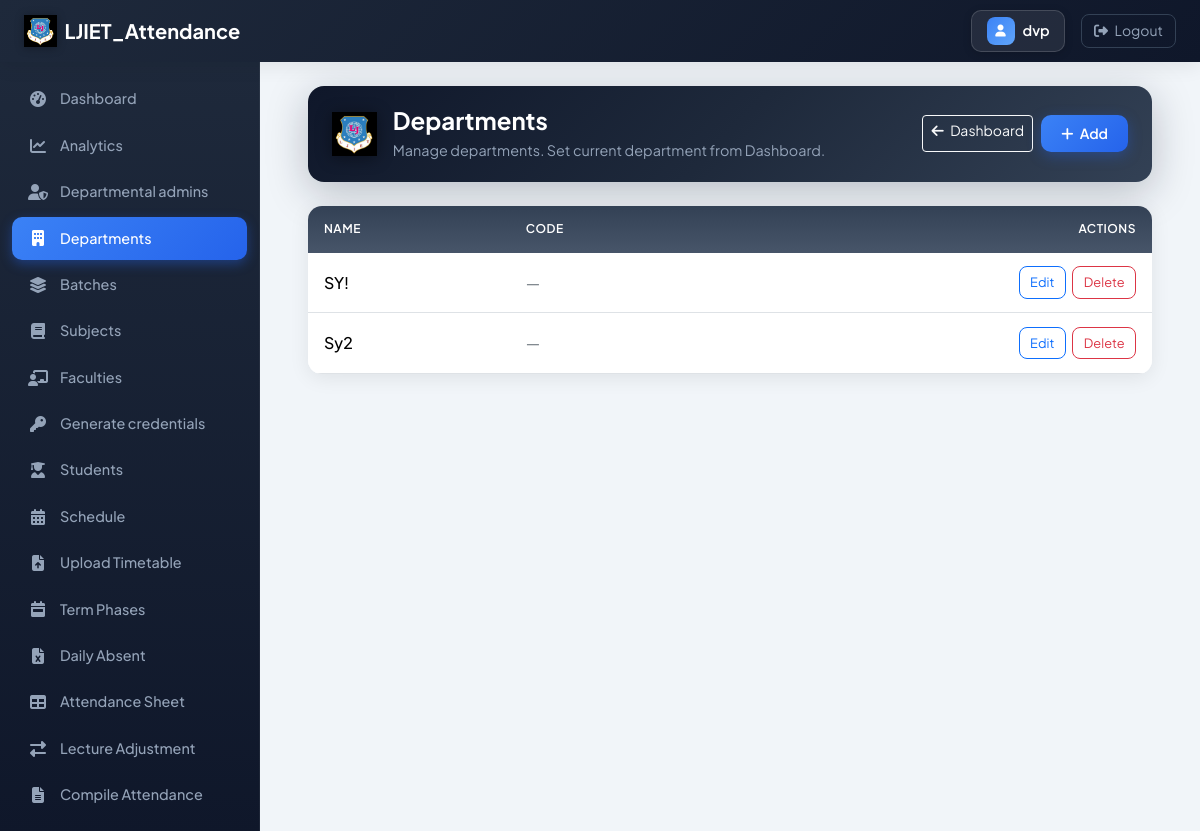
Page /portal/admin/departments/ (signed in) on the committed database.
### core/models.py (models this page shows, shortened)
class Department(models.Model):
    name = models.CharField(max_length=200)
    code = models.CharField(max_length=20, blank=True)
    class Meta:
        ordering = ['name']

### core/views.py (the view)
# urls.py: path('admin/departments/', views.department_list, name='department_list'),
@login_required
def department_list(request):
    if not user_can_admin(request):
        return redirect('accounts:role_redirect')
    if is_super_admin(request) and request.method == 'POST' and request.POST.get('set_department'):
        request.session['admin_department_id'] = request.POST.get('department_id')
        return redirect('core:admin_dashboard')
    dept = get_admin_department(request)
    departments = Department.objects.all() if is_super_admin(request) else ([dept] if dept else [])
    ctx = {
        'departments': departments,
        'department': dept,
        'is_super_admin': is_super_admin(request),
    }
    return render(request, 'core/admin/department_list.html', ctx)

### core/context_processors.py (called while the page is built)
def _is_super_admin(request):
    if not request.user.is_authenticated:
        return False
    if request.user.is_superuser or request.user.is_staff:
        return True
    try:
        rp = request.user.role_profile
        return rp.role == 'admin' and not rp.department_id
    except Exception:
        return False

def _make_link(request, label, url_name, icon, active_name):
    from django.urls import reverse
    try:
        path = reverse(url_name)
        url = request.build_absolute_uri(path)
    except Exception:
        url = '#'
    return {'label': label, 'url': url, 'icon': icon, 'active_name': active_name}

### core/views.py (called while the page is built)
def get_admin_department(request):
    try:
        if request.user.is_authenticated and hasattr(request.user, 'role_profile'):
            rp = request.user.role_profile
            if rp.role == 'admin' and rp.department_id:
                return rp.department
    except Exception:
        pass
    dept_id = request.session.get('admin_department_id')
    if dept_id:
        return Department.objects.filter(pk=dept_id).first()
    return Department.objects.first()

def is_super_admin(request):
    if not user_can_admin(request):
        return False
    if request.user.is_superuser or request.user.is_staff:
        return True
    try:
        rp = request.user.role_profile
        return rp.role == 'admin' and not rp.department_id
    except (UserRole.DoesNotExist, AttributeError):
        return True

def user_can_admin(request):
    try:
        return request.user.role_profile.role == 'admin' or request.user.is_superuser or request.user.is_staff
    except (UserRole.DoesNotExist, AttributeError):
        return request.user.is_superuser or request.user.is_staff

### templates/core/admin/department_list.html (shortened to what this page needs)
{% extends 'core/admin/base_admin.html' %}
{% load static %}
{% block content %}
<div class="admin-hero">
    <div class="d-flex align-items-center gap-3">
        <img src="{% static 'images/ljiet-logo.png' %}" alt="LJIET" class="admin-logo">
        <div>
            <h1 class="page-title mb-1">Departments</h1>
            <p class="page-subtitle">Manage departments. Set current department from Dashboard.</p>
        </div>
    </div>
    <div class="d-flex gap-2">
        <a href="{% url 'core:admin_dashboard' %}" class="btn btn-outline-light btn-sm"><i class="fas fa-arrow-left me-1"></i> Dashboard</a>
        {% if is_super_admin %}
        <a href="{% url 'core:department_add' %}" class="btn btn-primary-app btn-sm"><i class="fas fa-plus me-1"></i> Add</a>
        {% endif %}
    </div>
</div>
<div class="card admin-card overflow-hidden">
    <div class="table-responsive">
        <table class="table table-hover mb-0">
            <thead>
                <tr>
                    <th>Name</th>
                    <th>Code</th>
                    <th class="text-end">Actions</th>
                </tr>
            </thead>
            <tbody>
                {% for d in departments %}
                <tr>
                    <td class="fw-medium">{{ d.name }}</td>
                    <td class="text-secondary">{{ d.code|default:"—" }}</td>
                    <td class="text-end">
                        {% if is_super_admin or d == department %}
                        <a href="{% url 'core:department_edit' d.pk %}" class="btn btn-sm btn-outline-primary btn-edit-sm me-1">Edit</a>
                        {% if is_super_admin %}
                        <a href="{% url 'core:department_delete' d.pk %}" class="btn btn-sm btn-outline-danger btn-delete-sm" onclick="return confirm('Delete department &quot;{{ d.name }}&quot;? This will remove all batches, subjects, faculties, students and schedule.');">Delete</a>
                        {% endif %}
                        {% else %}—{% endif %}
                    </td>
                </tr>
                {% empty %}
                <tr>
                    <td colspan="3" class="text-center text-secondary py-5">No departments yet. Add one to get started.</td>
                </tr>
                {% endfor %}
            </tbody>
        </table>
    </div>
</div>
{% endblock %}

### templates/base.html (shortened to what this page needs)
{% load static %}
<!DOCTYPE html>
<html lang="en">
<head>
    <link href="https://cdn.jsdelivr.net/npm/bootstrap@5.3.2/dist/css/bootstrap.min.css" rel="stylesheet">
    <link rel="stylesheet" href="https://cdnjs.cloudflare.com/ajax/libs/font-awesome/6.4.0/css/all.min.css">
</head>
<body>
    <nav class="navbar navbar-expand-lg app-navbar sticky-top">
        <div class="container-fluid px-3 px-lg-4">
            <a class="navbar-brand d-flex align-items-center gap-2" href="{% url 'accounts:role_redirect' %}">
                <img src="{% static 'images/ljiet-logo.png' %}" alt="LJIET" class="navbar-brand-logo">
                <span class="d-none d-sm-inline">LJIET_Attendance</span>
            </a>
            {% if user.is_authenticated %}
            <div class="d-flex align-items-center gap-2 gap-lg-3">
                <span class="user-badge" title="{{ user.get_full_name|default:user.username }}">
                    <span class="user-icon"><i class="fas fa-user"></i></span>
                    <span class="user-name text-truncate">{{ user.get_full_name|default:user.username }}</span>
                </span>
                <a href="{% url 'accounts:logout' %}" class="btn btn-logout btn-sm text-nowrap">
                    <i class="fas fa-sign-out-alt me-1"></i> <span class="d-none d-sm-inline">Logout</span>
                </a>
            </div>
            {% endif %}
        </div>
    </nav>
    <div class="d-flex">
        {% if user.is_authenticated and sidebar_links %}
        <aside class="app-sidebar d-none d-lg-block flex-shrink-0">
            <nav class="d-flex flex-column gap-0">
                {% for item in sidebar_links %}
                <a href="{{ item.url }}" class="sidebar-link {% if request.resolver_match.url_name == item.active_name %}active{% endif %}">
                    <i class="fas {{ item.icon }}"></i>
                    <span>{{ item.label }}</span>
                </a>
                {% endfor %}
            </nav>
        </aside>
        {% endif %}
        <main class="main-content w-100 px-3 px-md-4 px-lg-5 py-3 py-lg-4">
            {% block content %}{% endblock %}
        </main>
    </div>
</body>
</html>

### templates/base.html (style rules this page uses)
:root { --sidebar-bg: #1e293b; --sidebar-hover: rgba(255,255,255,0.08); --sidebar-active: linear-gradient(135deg, #3b82f6 0%, #2563eb 100%); --primary: #2563eb; --primary-dark: #1d4ed8; --header-shadow: 0 4px 20px rgba(0,0,0,0.08); }
* { font-family: 'Plus Jakarta Sans', system-ui, sans-serif; }
body { background: #f1f5f9; min-height: 100vh; overflow-x: hidden; }
.app-navbar { background: linear-gradient(135deg, #1e293b 0%, #0f172a 100%) !important; box-shadow: var(--header-shadow); padding: 0.6rem 0; }
.app-navbar .navbar-brand { font-weight: 700; font-size: 1.25rem; color: #fff !important; display: flex; align-items: center; gap: 0.5rem; }
.app-navbar .navbar-brand-logo { height: 32px; width: auto; max-width: 36px; object-fit: contain; filter: drop-shadow(0 1px 4px rgba(0,0,0,0.3)); }
.app-navbar .user-badge { display: inline-flex; align-items: center; gap: 0.5rem; padding: 0.4rem 0.9rem; background: rgba(255,255,255,0.08); border: 1px solid rgba(255,255,255,0.15); border-radius: 10px; color: #fff; font-weight: 600; font-size: 0.9rem; max-width: 160px; overflow: hidden; text-overflow: ellipsis; white-space: nowrap; box-shadow: 0 2px 8px rgba(0,0,0,0.15); transition: all 0.25s ease; }
.app-navbar .user-badge .user-icon { width: 28px; height: 28px; border-radius: 8px; background: linear-gradient(135deg, #3b82f6 0%, #60a5fa 100%); display: flex; align-items: center; justify-content: center; font-size: 0.75rem; flex-shrink: 0; color: #fff; }
.app-navbar .user-badge .user-name { color: inherit; font-weight: 600; max-width: 100px; }
.app-navbar .btn-logout { color: #94a3b8; border: 1px solid #334155; padding: 0.35rem 0.75rem; border-radius: 8px; transition: all 0.3s ease; }
.app-sidebar { width: 260px; min-height: calc(100vh - 56px); background: linear-gradient(180deg, #1e293b 0%, #0f172a 100%); border-right: 1px solid rgba(255,255,255,0.06); padding: 1rem 0.75rem; position: sticky; top: 56px; }
.sidebar-link { display: flex; align-items: center; gap: 0.75rem; padding: 0.65rem 1rem; margin-bottom: 0.25rem; color: #94a3b8; text-decoration: none; border-radius: 10px; font-weight: 500; font-size: 0.9rem; transition: all 0.3s cubic-bezier(0.4, 0, 0.2, 1); opacity: 0; animation: slideInLeft 0.4s ease forwards; }
.sidebar-link:nth-child(1) { animation-delay: 0.05s; }
.sidebar-link:nth-child(2) { animation-delay: 0.1s; }
.sidebar-link:nth-child(3) { animation-delay: 0.15s; }
.sidebar-link:nth-child(4) { animation-delay: 0.2s; }
.sidebar-link:nth-child(5) { animation-delay: 0.25s; }
.sidebar-link:nth-child(6) { animation-delay: 0.3s; }
.sidebar-link:nth-child(7) { animation-delay: 0.35s; }
.sidebar-link:nth-child(8) { animation-delay: 0.4s; }
.sidebar-link:nth-child(9) { animation-delay: 0.45s; }
.sidebar-link:nth-child(10) { animation-delay: 0.5s; }
.sidebar-link:nth-child(11) { animation-delay: 0.55s; }
.sidebar-link:nth-child(12) { animation-delay: 0.6s; }
.sidebar-link:nth-child(13) { animation-delay: 0.65s; }
.sidebar-link:nth-child(14) { animation-delay: 0.7s; }
.sidebar-link:nth-child(15) { animation-delay: 0.75s; }
.sidebar-link:nth-child(16) { animation-delay: 0.8s; }
.sidebar-link.active { color: #fff; background: var(--sidebar-active); box-shadow: 0 4px 12px rgba(37, 99, 235, 0.4); }
.sidebar-link i { width: 20px; text-align: center; font-size: 1rem; }
.sidebar-link { cursor: pointer; }
.app-sidebar { z-index: 10; }
.main-content { flex: 1; padding: 1.5rem 2rem; animation: fadeIn 0.5s ease; }
.page-title { font-weight: 700; color: #0f172a; font-size: 1.75rem; }
.page-subtitle { color: #64748b; font-size: 0.95rem; }
.btn-primary-app { background: linear-gradient(135deg, #3b82f6 0%, #2563eb 100%) !important; color: #fff !important; border: none !important; border-radius: 10px; font-weight: 600; padding: 0.5rem 1.25rem; transition: all 0.3s ease; box-shadow: 0 4px 14px rgba(37, 99, 235, 0.35); }

### rows in the picture
Department: name "SY!", code "—"
Department: name "Sy2", code "—"

### other values in the picture
{{ user.get_full_name|default:user.username }} "dvp"
{{ item.label }} "Dashboard" "Analytics" "Departmental admins" "Departments" "Batches" "Subjects" "Faculties" "Generate credentials" "Students" "Schedule" "Upload Timetable" "Term Phases" "Daily Absent" "Attendance Sheet" "Lecture Adjustment" "Compile Attendance"
